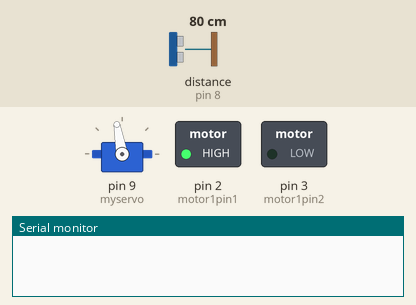
Bench run of a sketch on a simulated Arduino Uno, built with avr-gcc and run on an emulated ATmega328P. On the bench: servo, switched loads named in the sketch (green lamp = pin HIGH), the last lines printed to the serial monitor. Wiring (inferred from the names in the program): ultrasonic range finder: trigger pin 7; echo pin 8. The inputs (shaded band) are chosen by the test bench; at power-on: distance to the obstacle (sensor on pin 8) 80 cm. The echo pulse lasts 58.3 µs per cm; pins used as bus, display or sensor lines are not drawn.

Above: at 1.2 s.
1.3 s: distance to the obstacle (sensor on pin 8) set to 58 cm
3.4 s: distance to the obstacle (sensor on pin 8) set to 50 cm
At 4.8 s:
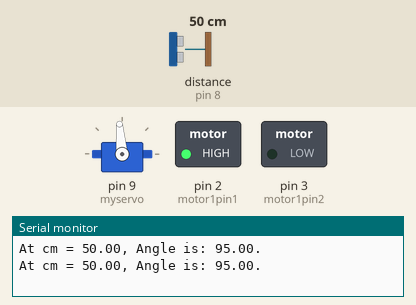
6.4 s: distance to the obstacle (sensor on pin 8) set to 2 cm
At 7.5 s:
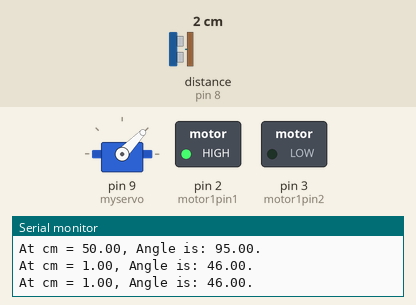
8.2 s: distance to the obstacle (sensor on pin 8) set to 18 cm
At 9.7 s:
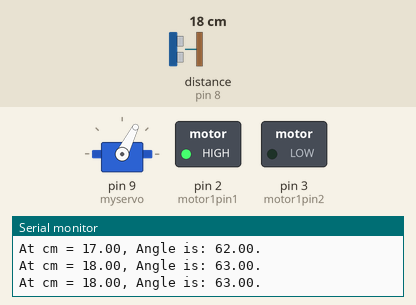
11.2 s: distance to the obstacle (sensor on pin 8) set to 60 cm
Timing chart, 0 to 14.1 s (numbered marks = the images above; inputs shaded):
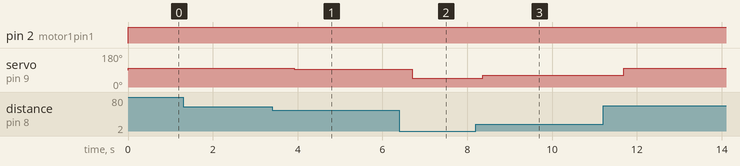

The sketch:

finalCode_10-28-23.ino
```cpp
int motor1pin1 = 2;
int motor1pin2 = 3;

const int trigPin = 7;
const int echoPin = 8;

#include <Servo.h>
Servo myservo;

int pos = 0;
int angle_start = 100;
int angle_end = 45;

int angle_range = angle_start - angle_end;

float angle;

// Defining threshold values
int cm_thres = 55;  //cm   (change it as needed)


void setup() {
  // put your setup code here, to run once:
  Serial.begin(9600);
  pinMode(trigPin,OUTPUT);
  pinMode(echoPin,INPUT);
  pinMode(motor1pin1, OUTPUT);
  pinMode(motor1pin2, OUTPUT);

  myservo.attach(9);  // attaches the servo on pin 9 to the servo object
}

void loop() {
  // put your main code here, to run repeatedly:
  long duration, cm, cm_new;
  digitalWrite(trigPin, LOW);
  delayMicroseconds(2);
  digitalWrite(trigPin, HIGH);
  delayMicroseconds(10);
  digitalWrite(trigPin, LOW);

  digitalWrite(motor1pin1, HIGH);
  digitalWrite(motor1pin2, LOW);

  duration = pulseIn(echoPin, HIGH);

  cm = microsecondsToCentimeters(duration);

    digitalWrite(trigPin, LOW);
  delayMicroseconds(2);
  digitalWrite(trigPin, HIGH);
  delayMicroseconds(10);
  digitalWrite(trigPin, LOW);

  digitalWrite(motor1pin1, HIGH);
  digitalWrite(motor1pin2, LOW);

  duration = pulseIn(echoPin, HIGH);

  cm_new = microsecondsToCentimeters(duration);


/*
  Serial.print(cm);
  Serial.print("cm,");
  Serial.println();
*/

  if(cm <= cm_thres){
    if(abs(cm - cm_new) < 3){
      Move_bird(cm);
      print_stuff(cm);
    }
    //Serial.println("1");

  }

  else {Original();}


  delay(550);  //500 is cursed!!

}

void Original(){
  myservo.write(angle_start);
}

void print_stuff(float cm){
  angle = angle_end + (angle_range/cm_thres)*cm;

  Serial.print("At cm = ");
  Serial.print(cm);
  Serial.print(", Angle is: ");
  Serial.print(angle);
  Serial.println(".");

}

void Move_bird(float cm){
  angle = angle_end + (angle_range/cm_thres)*cm;
  myservo.write(angle);
  }

long microsecondsToCentimeters(long microseconds) {
  // The speed of sound is 340 m/s or 29 microseconds per centimeter.
  // The ping travels out and back, so to find the distance of the object we
  // take half of the distance travelled.
  return microseconds / 29 / 2;

  exit(0);
}
```

Measured:
- after the input at 1.3 s, every drawn part: stays the same
- after the input at 3.4 s, servo on pin 9 (myservo): 100° → 95° after 0.52 s, → 94° 1.1 s later, → 95° 0.56 s later
- after the input at 8.2 s, servo on pin 9 (myservo): alternates 63° for 1.1 s and 62° for 0.55 s, starting after 0.16 s
